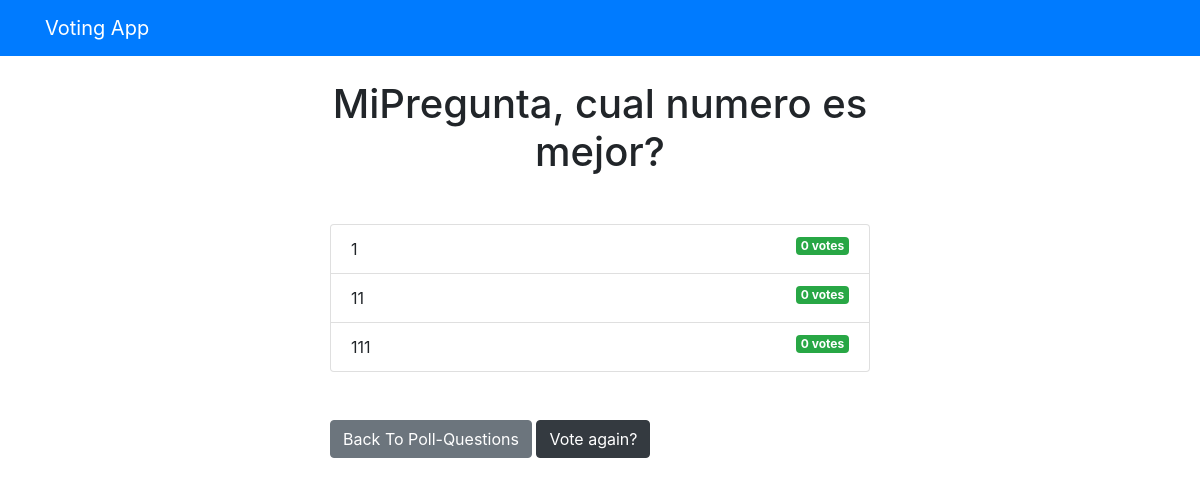
The page /polls/2/results/ on the database as committed earlier.
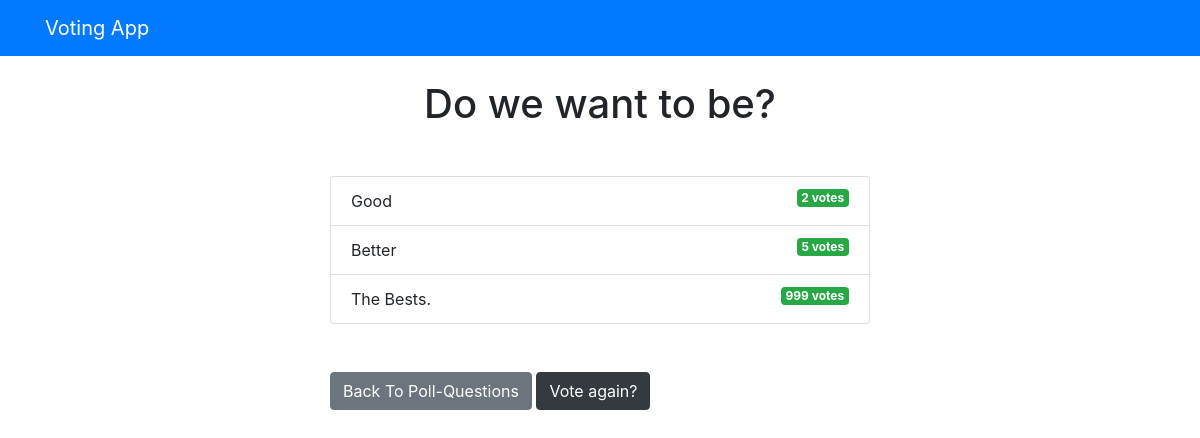
The same page on the database as committed later.
### polls/models.py (models this page shows, shortened)
class Question(models.Model):
    question_text = models.CharField(max_length=200)
    publish_date = models.DateTimeField('date published')

class Choice(models.Model):
    question = models.ForeignKey(Question, on_delete=models.CASCADE)
    choice_text = models.CharField(max_length=200)
    votes = models.IntegerField(default=0)

### polls/views.py (the view)
# urls.py: path('<int:question_id>/results/', views.result, name='results'),
def result(request, question_id):
    question = get_object_or_404(Question, pk=question_id)
    return render(request, 'polls/results.html', { 'question': question })

### templates/polls/results.html
{% extends 'base.html' %}
{% block content %}
<h1 class="mb-5 text-center">{{ question.question_text }}</h1>
<ul class="list-group mb-5">
	{% for choice in question.choice_set.all %}
	<li class="list-group-item">
        {{ choice.choice_text }}
        <span class="badge badge-success float-right">
            {{ choice.votes }} vote{{ choice.votes | pluralize }}
        </span>
	</li>
	{% endfor %}
</ul>
<a class="btn btn-secondary" href="{% url 'polls:index' %}">Back To Poll-Questions</a>
<a class="btn btn-dark" href="{% url 'polls:detail' question.id %}">Vote again?</a>
{% endblock %}

Rows that differ between the two databases and show on the page:
changed Question: question_text "MiPregunta, cual numero es mejor?" → "Do we want to be?"
changed Choice: choice_text "1" → "Good"; votes "0" → "2"
changed Choice: choice_text "11" → "Better"; votes "0" → "5"
changed Choice: choice_text "111" → "The Bests."; votes "0" → "999"
